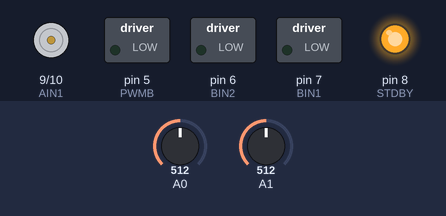
The sketch below on a simulated Arduino Uno, built with avr-gcc and run on an emulated ATmega328P. Parts: motor-driver pin pairs drawn as motors (green arrow = first pin HIGH = forward, orange = second pin HIGH = backward, longer = more drive, scaled by the enable pin), switched loads named in the sketch (green lamp = pin HIGH), output pins drawn as LEDs (lit = HIGH). Inputs (shaded band) come from the test bench; at power-on: A0 = 512, A1 = 512.

Above: at 1.2 s.
1.3 s: A0 set to 716
At 1.9 s:
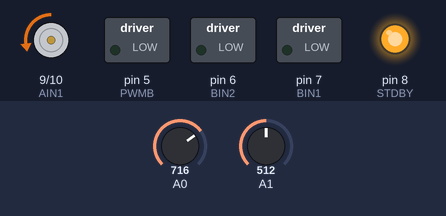
2.8 s: A1 set to 306
At 4.0 s:
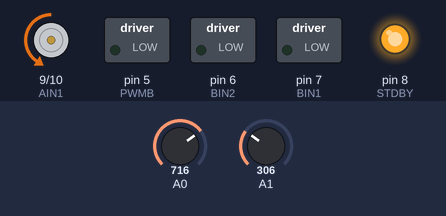
4.3 s: A0 set to 900
At 5.3 s:
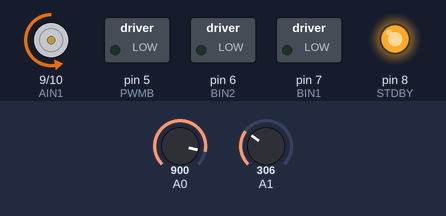
5.8 s: A1 set to 122
At 6.4 s:
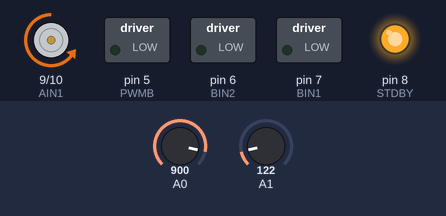
7.3 s: A0 set to 0
At 8.5 s:
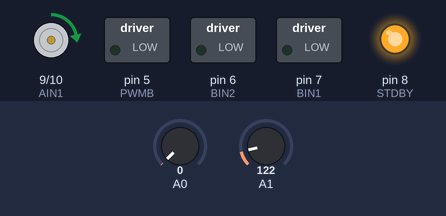
8.8 s: A1 set to 511
At 9.8 s:
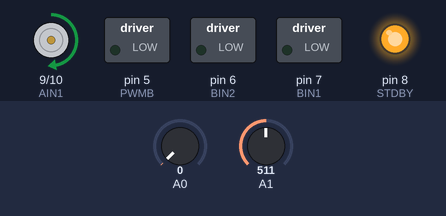
Timing chart, 0 to 11.3 s (numbered marks = the images above; inputs shaded):
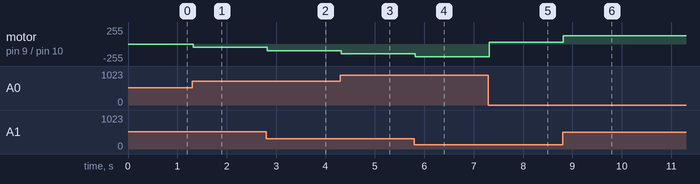

The sketch:

lab9_motor_controller.ino
```cpp
// Pololu #713 motor driver pin assignments
  const int PWMA = 11; // Pololu drive A
  const int AIN2 = 10;
  const int AIN1 = 9;
  const int STDBY = 8;
  const int BIN1 = 7; // Pololu drive B
  const int BIN2 = 6;
  const int PWMB = 5;

void setup (){

  pinMode (STDBY, OUTPUT );
  digitalWrite (STDBY, HIGH );
  pinMode (PWMA, OUTPUT );
  pinMode (AIN1, OUTPUT );
  pinMode (AIN2, OUTPUT );
  pinMode (PWMB, OUTPUT );
  pinMode (BIN1, OUTPUT );
  pinMode (BIN2, OUTPUT );
  Serial.begin(9600);
}

void loop ()
{
  int vdes = analogRead(A0);
  int vact = analogRead(A1);
  float err = (vdes - vact);
  float gain = .25;
  int command = err * gain;
  command = constrain(command,-255, 255);

  motorWrite(command, AIN1, AIN2, PWMA);
  delay(20);


}

void motorWrite (int motorSpeed, int pin_IN1, int pin_IN2, int pin_PWM )
{
    if (motorSpeed < 0){
	digitalWrite(pin_IN1, HIGH);
	digitalWrite(pin_IN2, LOW);
    }
    else{
	digitalWrite(pin_IN2, HIGH);
	digitalWrite(pin_IN1, LOW);
    }

    motorSpeed = abs(motorSpeed);
    motorSpeed = constrain(motorSpeed, 0, 255);
    analogWrite(pin_PWM, motorSpeed);
}
```

Measured:
- after the input at 1.3 s, motor on pin 9 (AIN1) / pin 10 (AIN2): stopped → backward 51/255 at once
- after the input at 2.8 s, motor on pin 9 (AIN1) / pin 10 (AIN2): backward 51/255 → backward 102/255 at once
- after the input at 4.3 s, motor on pin 9 (AIN1) / pin 10 (AIN2): backward 102/255 → backward 148/255 at once
- after the input at 5.8 s, motor on pin 9 (AIN1) / pin 10 (AIN2): backward 148/255 → backward 194/255 at once
- after the input at 7.3 s, motor on pin 9 (AIN1) / pin 10 (AIN2): backward 194/255 → forward 30/255 at once
- after the input at 8.8 s, motor on pin 9 (AIN1) / pin 10 (AIN2): forward 30/255 → forward 127/255 at once
